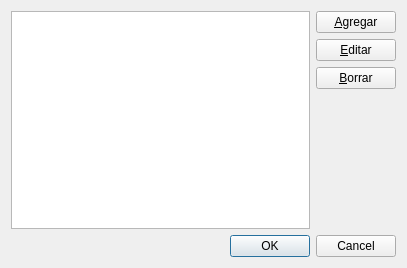
<ui version="4.0" >
 <comment>
   Copyright (c) 2006-2007, Johan Thelin
   
   All rights reserved.
   
   Redistribution and use in source and binary forms, with or without modification, 
   are permitted provided that the following conditions are met:
   
       * Redistributions of source code must retain the above copyright notice, 
         this list of conditions and the following disclaimer.
       * Redistributions in binary form must reproduce the above copyright notice,  
         this list of conditions and the following disclaimer in the documentation 
         and/or other materials provided with the distribution.
       * Neither the name of APress nor the names of its contributors 
         may be used to endorse or promote products derived from this software 
         without specific prior written permission.
   
   THIS SOFTWARE IS PROVIDED BY THE COPYRIGHT HOLDERS AND CONTRIBUTORS
   "AS IS" AND ANY EXPRESS OR IMPLIED WARRANTIES, INCLUDING, BUT NOT
   LIMITED TO, THE IMPLIED WARRANTIES OF MERCHANTABILITY AND FITNESS FOR
   A PARTICULAR PURPOSE ARE DISCLAIMED. IN NO EVENT SHALL THE COPYRIGHT OWNER OR
   CONTRIBUTORS BE LIABLE FOR ANY DIRECT, INDIRECT, INCIDENTAL, SPECIAL,
   EXEMPLARY, OR CONSEQUENTIAL DAMAGES (INCLUDING, BUT NOT LIMITED TO,
   PROCUREMENT OF SUBSTITUTE GOODS OR SERVICES; LOSS OF USE, DATA, OR
   PROFITS; OR BUSINESS INTERRUPTION) HOWEVER CAUSED AND ON ANY THEORY OF
   LIABILITY, WHETHER IN CONTRACT, STRICT LIABILITY, OR TORT (INCLUDING
   NEGLIGENCE OR OTHERWISE) ARISING IN ANY WAY OUT OF THE USE OF THIS
   SOFTWARE, EVEN IF ADVISED OF THE POSSIBILITY OF SUCH DAMAGE.
 </comment>
 <class>ListDialog</class>
 <widget class="QDialog" name="ListDialog" >
  <property name="geometry" >
   <rect>
    <x>0</x>
    <y>0</y>
    <width>407</width>
    <height>268</height>
   </rect>
  </property>
  <property name="windowTitle" >
   <string>Cargar Modelo</string>
  </property>
  <layout class="QGridLayout" name="gridLayout_3" >
   <item row="0" column="0" >
    <layout class="QGridLayout" name="gridLayout_2" >
     <item row="0" column="0" >
      <layout class="QGridLayout" name="gridLayout" >
       <item rowspan="4" row="0" column="0" >
        <widget class="QListWidget" name="list" />
       </item>
       <item row="0" column="1" >
        <widget class="QPushButton" name="addButton" >
         <property name="text" >
          <string>&amp;Agregar</string>
         </property>
        </widget>
       </item>
       <item row="1" column="1" >
        <widget class="QPushButton" name="editButton" >
         <property name="text" >
          <string>&amp;Editar</string>
         </property>
        </widget>
       </item>
       <item row="2" column="1" >
        <widget class="QPushButton" name="deleteButton" >
         <property name="text" >
          <string>&amp;Borrar</string>
         </property>
        </widget>
       </item>
       <item row="3" column="1" >
        <spacer>
         <property name="orientation" >
          <enum>Qt::Vertical</enum>
         </property>
         <property name="sizeHint" stdset="0" >
          <size>
           <width>20</width>
           <height>40</height>
          </size>
         </property>
        </spacer>
       </item>
      </layout>
     </item>
     <item row="1" column="0" >
      <widget class="QDialogButtonBox" name="buttonBox" >
       <property name="standardButtons" >
        <set>QDialogButtonBox::Cancel|QDialogButtonBox::Ok</set>
       </property>
      </widget>
     </item>
    </layout>
   </item>
  </layout>
 </widget>
 <tabstops>
  <tabstop>list</tabstop>
  <tabstop>addButton</tabstop>
  <tabstop>editButton</tabstop>
  <tabstop>deleteButton</tabstop>
 </tabstops>
 <resources/>
 <connections>
  <connection>
   <sender>buttonBox</sender>
   <signal>accepted()</signal>
   <receiver>ListDialog</receiver>
   <slot>accept()</slot>
   <hints>
    <hint type="sourcelabel" >
     <x>156</x>
     <y>230</y>
    </hint>
    <hint type="destinationlabel" >
     <x>156</x>
     <y>126</y>
    </hint>
   </hints>
  </connection>
  <connection>
   <sender>buttonBox</sender>
   <signal>rejected()</signal>
   <receiver>ListDialog</receiver>
   <slot>reject()</slot>
   <hints>
    <hint type="sourcelabel" >
     <x>156</x>
     <y>230</y>
    </hint>
    <hint type="destinationlabel" >
     <x>156</x>
     <y>126</y>
    </hint>
   </hints>
  </connection>
 </connections>
</ui>
